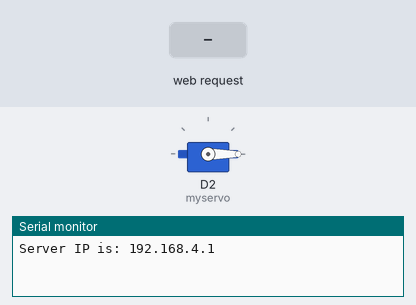
A sketch run on a simulated ESP8266 (NodeMCU). On the bench: servo, the last lines printed to the serial monitor. The inputs (shaded band) are chosen by the test bench.

Above: at 1.2 s.
1.3 s: HTTP request GET /ON received
At 1.55 s:
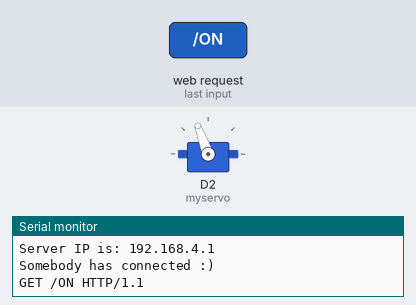
Timing chart, 0 to 4.3 s (numbered marks = the images above; inputs shaded):
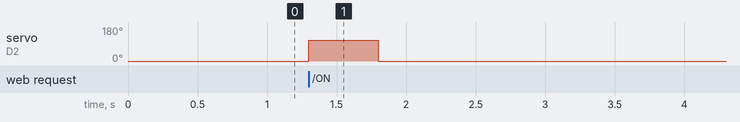

The sketch:

esp.ino
```cpp
#include <ESP8266WiFi.h>
#include <Servo.h>

WiFiServer server(80); //Initialize the server on Port 80
Servo myservo;  // create servo object to control a servo

void setup() {
    WiFi.mode(WIFI_AP); //Our ESP8266-12E is an AccessPoint
    WiFi.softAP("kfan_esp", "110"); // Provide the (SSID, password); .
    server.begin(); // Start the HTTP Server

    //Looking under the hood
    Serial.begin(115200); //Start communication between the ESP8266-12E and the monitor window
    IPAddress HTTPS_ServerIP= WiFi.softAPIP(); // Obtain the IP of the Server
    Serial.print("Server IP is: "); // Print the IP to the monitor window
    Serial.println(HTTPS_ServerIP);

    myservo.attach(D2);  // attaches the servo on pin 9 to the servo object
    myservo.write(0);
}

void loop() {
    WiFiClient client = server.available();
    if (!client) {
      return;
    }
    //Looking under the hood
    Serial.println("Somebody has connected :)");

    //Read what the browser has sent into a String class and print the request to the monitor
    String request = client.readStringUntil('\r');
    //Looking under the hood
    Serial.println(request);

    // Handle the Request
    if (request.indexOf("/ON") != -1){
      myservo.write(110);
      delay(500);
      myservo.write(0);
    }

    // Prepare the HTML document to respond and add buttons:
    String s = "HTTP/1.1 200 OK\r\n";
    s += "Content-Type: text/html\r\n\r\n";
    s += "<!DOCTYPE HTML>\r\n<html>\r\n";
    s += "<button style=\"width: 100px; height: 500px; background: #fff; border: 3px solid #000; border-radius: 3px;\"><input value=\"Re\" type=\"button\" onclick=\"location.href='/ON'\"></button>";
    s += "</html>\n";

    //Serve the HTML document to the browser.
    client.flush(); //clear previous info in the stream
    client.print(s); // Send the response to the client
    delay(1);
    Serial.println("Client disonnected"); //Looking under the hood
}
```

Measured:
- after the input at 1.3 s, servo on D2 (myservo): 0° → 110° at once, → 0° 0.50 s later
